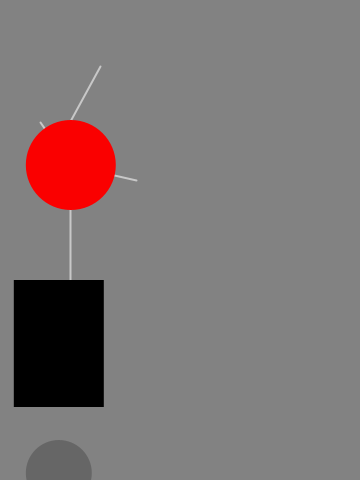
Frame 1 (no input)
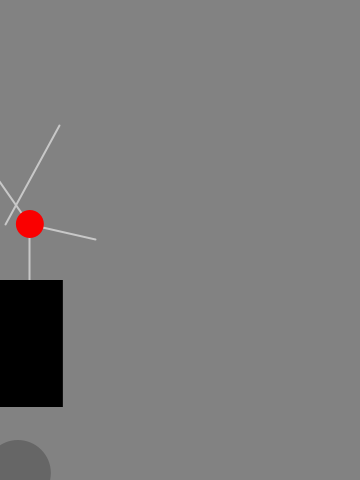
Frame 60 (the mouse pressed at the canvas centre just before this capture)
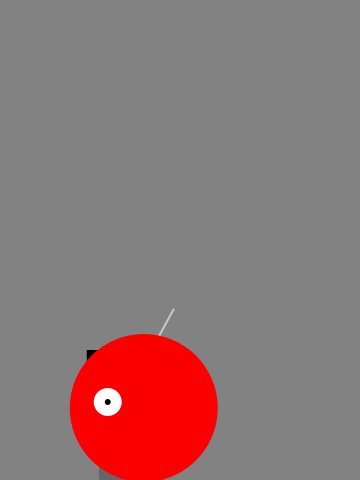
Frame 120 (the mouse held since frame 60 and released just before this capture)

The Processing sketch that drew these frames (run headless with seeded random() and noise(); from frame 60 on, the mouse is pressed at the canvas centre):

// Processing sketch: processing_13271
// ── processing_13271.pde

float x = 60; // X-coordinate
float y = 440; // Y-coordinate
int radius = 45; // Head Radius
int bodyHeight = 160; // Body Height
int neckHeight = 70; // Neck Height
float easing = 0.02;
void setup() {
size(360, 480);
smooth();
strokeWeight(2);
ellipseMode(RADIUS);
}
void draw() {
int targetX = mouseX;
x += (targetX - x) * easing;
if (mousePressed) {
neckHeight = 16;
bodyHeight = 90;
} else {
neckHeight = 70;
bodyHeight = 160;
}
float ny = y - bodyHeight - neckHeight - radius;
background(130);
// Neck
stroke(200);
line(x+12, y-bodyHeight, x+12, ny);
// Antennae
line(x+12, ny, x-18, ny-43);
line(x-12, ny, x+42, ny-99);
line(x+12, ny, x+78, ny+15);
// Body
noStroke();
fill(102);
ellipse(x, y+33, 33, 33);
fill(0);
rect(x-45, y-bodyHeight, 90, bodyHeight-33);
// Head
fill(250,0,0);
ellipse(x+12, ny, radius, radius--);
if (mousePressed)
{ellipse(x,y-80,10,10);
fill(255);
ellipse(x-24, ny-6, 14, 14);
fill(0);
ellipse(x-24, ny-6, 3, 3);
}
if (keyPressed)
background (0);
}
